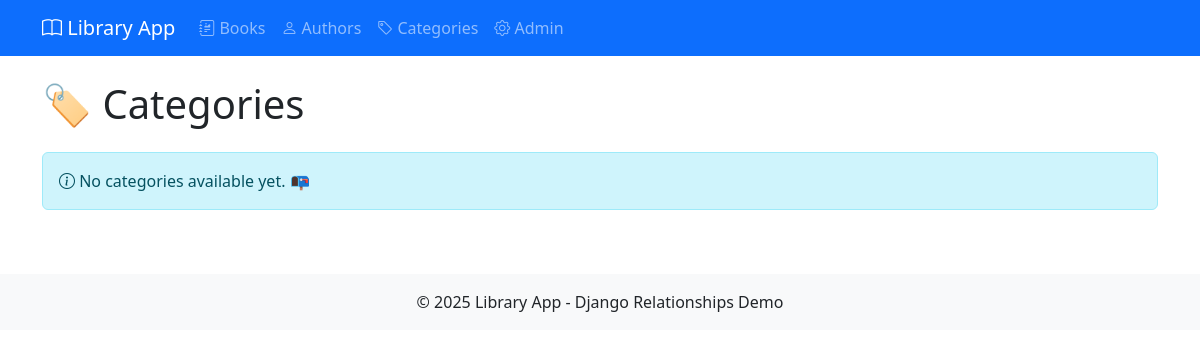
The page /categories/ on the database as committed earlier.
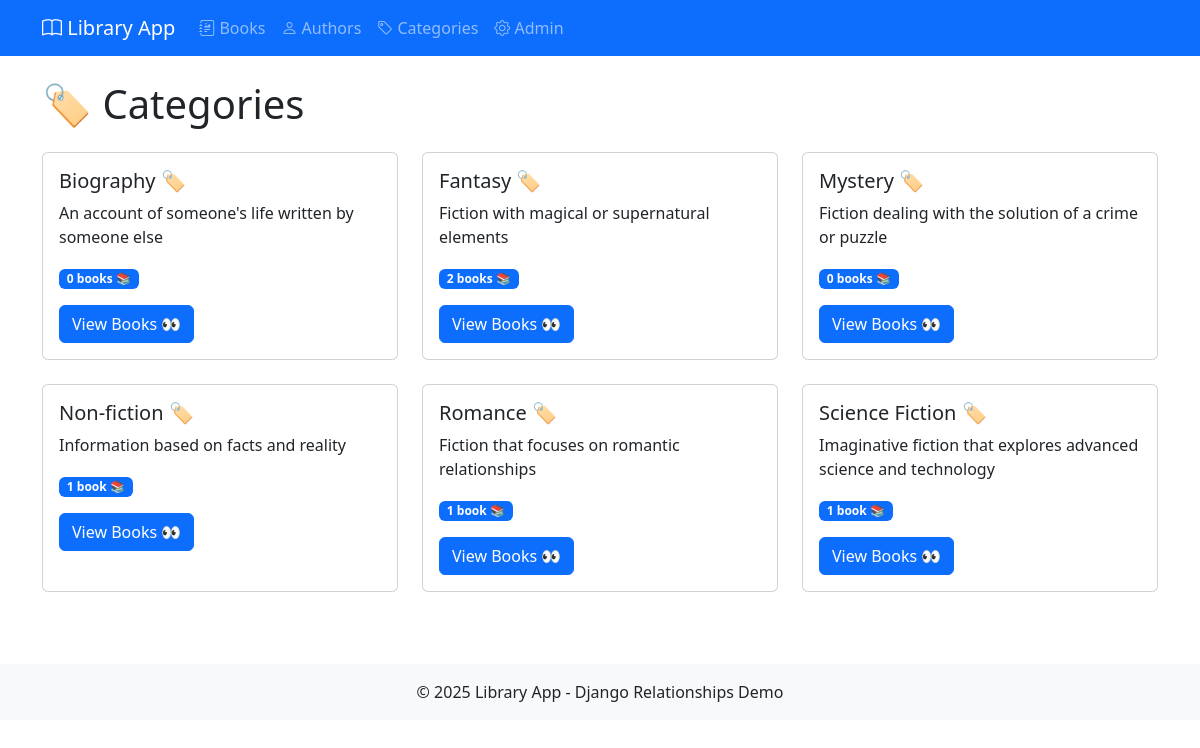
The same page on the database as committed later.
### library/models.py (models this page shows, shortened)
class Category(models.Model):
    name = models.CharField(max_length=50)
    description = models.TextField(blank=True)
    slug = models.SlugField(unique=True)
    class Meta:
        verbose_name_plural = "categories"

### library/views.py (the view)
# urls.py: path('categories/', views.category_list, name='category_list'),  # 🏷️ Categories list
def category_list(request):
    categories = Category.objects.annotate(book_count=Count('books')).order_by('name')
    return render(request, 'library/category_list.html', {'categories': categories})

### library/templates/library/category_list.html (shortened to what this page needs)
{% extends 'base.html' %}
{% block content %}
<h1 class="mb-4">🏷️ Categories</h1>
<div class="row">
    {% for category in categories %}
        <div class="col-md-4 mb-4">
            <div class="card h-100">
                <div class="card-body">
                    <h5 class="card-title">{{ category.name }} 🏷️</h5>
                    <p class="card-text">{{ category.description|truncatechars:100 }}</p>
                    <p class="card-text">
                        <span class="badge bg-primary">{{ category.book_count }} book{{ category.book_count|pluralize }} 📚</span>
                    </p>
                    <a href="{% url 'category_detail' category.slug %}" class="btn btn-primary">View Books 👀</a>
                </div>
            </div>
        </div>
    {% empty %}
        <div class="col-12">
            <div class="alert alert-info">
                <i class="bi bi-info-circle"></i> No categories available yet. 📭
            </div>
        </div>
    {% endfor %}
</div>
{% endblock %}

Rows that differ between the two databases and show on the page:
added Category: name "Biography", description "An account of someone's life written by someone else", book_count "0"
added Category: name "Fantasy", description "Fiction with magical or supernatural elements", book_count "2"
added Category: name "Mystery", description "Fiction dealing with the solution of a crime or puzzle", book_count "0"
added Category: name "Non-fiction", description "Information based on facts and reality", book_count "1"
added Category: name "Romance", description "Fiction that focuses on romantic relationships", book_count "1"
added Category: name "Science Fiction", description "Imaginative fiction that explores advanced science and technology", book_count "1"
Other text that changed with them:
text no longer shown: "No categories available yet. 📭"
